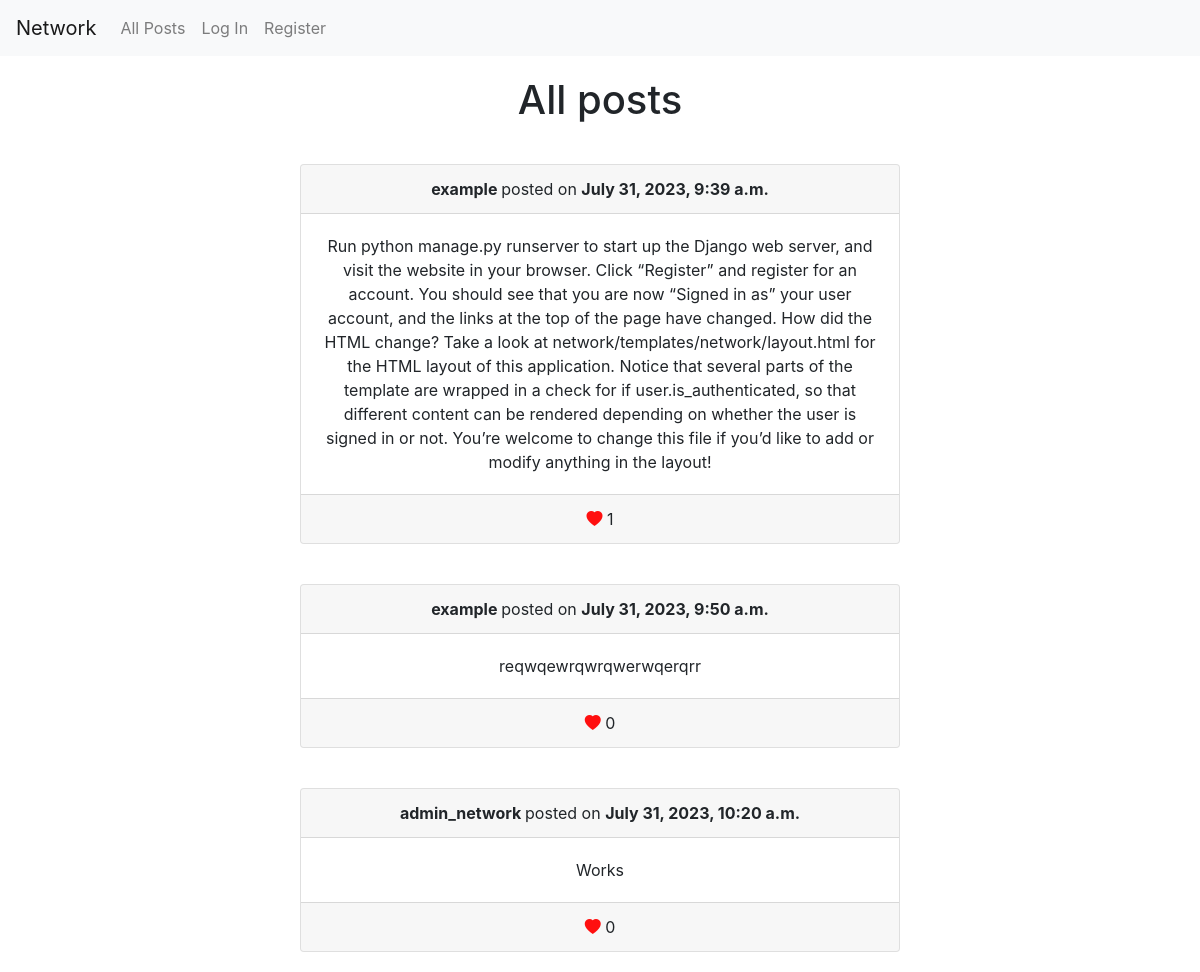
/, run on an earlier commit of the app's database.
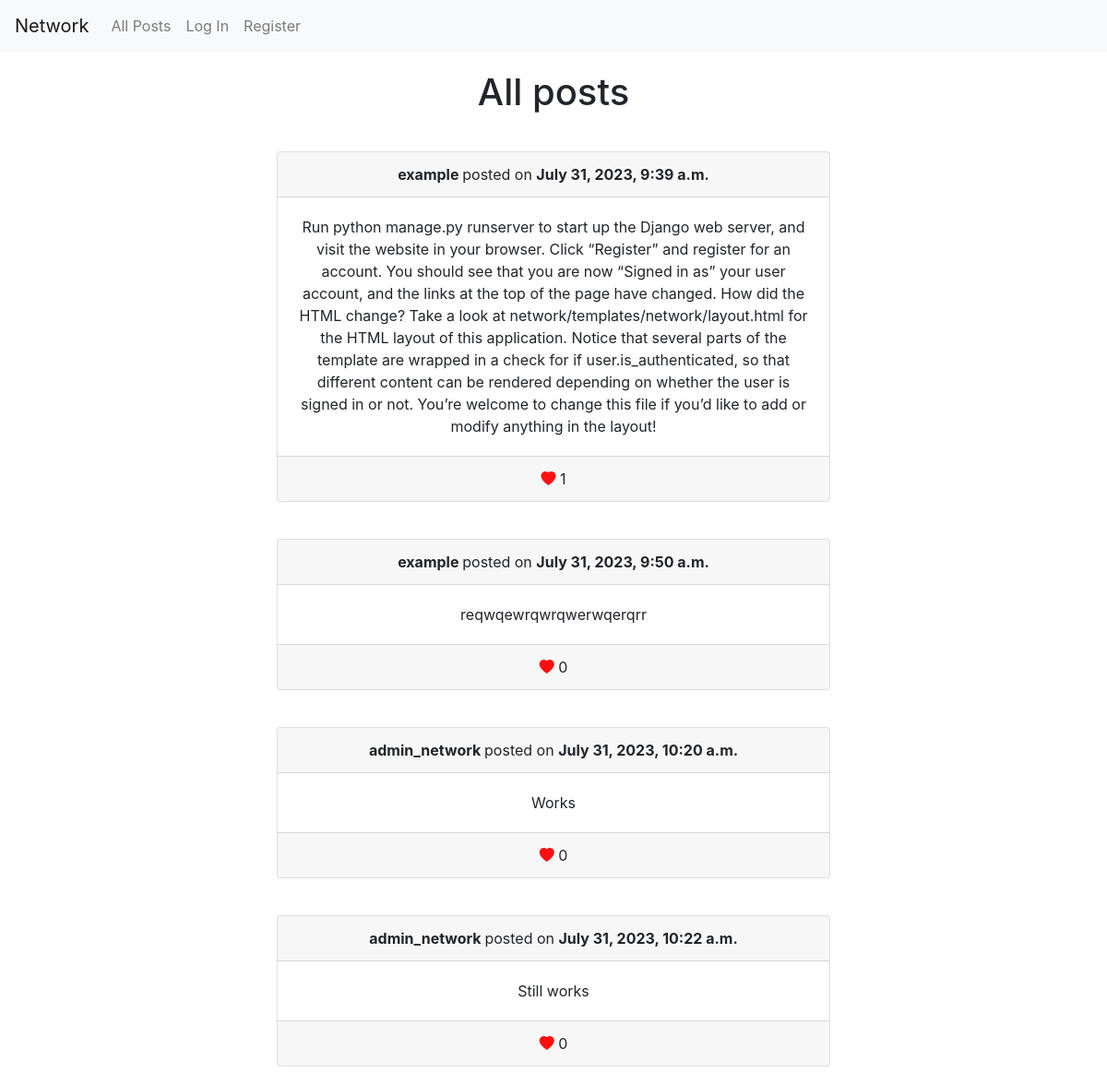
And on a later commit of the database.
### network/models.py (models this page shows, shortened)
class Post(models.Model):
    author = models.ForeignKey(User, on_delete=models.CASCADE, related_name='usersPosts')
    body = models.TextField()
    likes = models.ManyToManyField(User, related_name='posts_liked', null=True, blank=True)
    timestamp = models.DateTimeField(auto_now_add=True)
    def count_likes(self):
        return self.likes.count()

class User(AbstractUser):
    followers = models.ManyToManyField('self', symmetrical=False, related_name='following')

### network/views.py (the view)
# urls.py: path("", views.index, name="index"),
def index(request):
    return render(request, "network/index.html", {
        "posts": Post.objects.all()
    })

### network/templates/network/index.html (shortened to what this page needs)
{% extends "network/layout.html" %}
{% load static %}
{% block body %}
    <div id="posts" style="display: grid; place-items: center;">
        <h1 style="margin: 20px">All posts</h1>
        {% for post in posts %}
            <div class="card text-center" style="width:50%; margin: 20px;">
                <div class="card-header">
                    <strong>{{ post.author }} </strong> posted on <strong>{{ post.timestamp }}</strong>
                </div>
                <div class="card-body">
                   <div id = "post-text-{{ post.id }}" class="card-text"> {{ post.body }}</div>
                </div>
                <div class="card-footer text-body-secondary">
                    <i class="bi bi-heart-fill" style="color: rgb(255, 15, 15);"></i>
                     {{ post.count_likes }}
                </div>
            </div>
        {% empty %}
            <p>No posts</p>
        {%  endfor %}
    </div>
{% endblock %}

### network/templates/network/layout.html (shortened to what this page needs)
{% load static %}
<!DOCTYPE html>
<html lang="en">
    <head>
        <link rel="stylesheet" href="https://stackpath.bootstrapcdn.com/bootstrap/4.4.1/css/bootstrap.min.css">
        <link rel="stylesheet" href="https://cdn.jsdelivr.net/npm/bootstrap-icons@1.10.5/font/bootstrap-icons.css">
        <link href="{% static 'network/styles.css' %}" rel="stylesheet">
    </head>
    <body>
        <nav class="navbar navbar-expand-lg navbar-light bg-light">
            <a class="navbar-brand" href="#">Network</a>
            <div>
              <ul class="navbar-nav mr-auto">
                <li class="nav-item">
                  <a class="nav-link" href="{% url 'index' %}">All Posts</a>
                </li>
                {% if user.is_authenticated %}
                    <li class="nav-item">
                        <a class="nav-link" href="{% url 'following' %}">Following</a>
                    </li>
                    <li class="nav-item">
                        <a class="nav-link" href="{% url 'logout' %}">Log Out</a>
                    </li>
                {% else %}
                    <li class="nav-item">
                        <a class="nav-link" href="{% url 'login' %}">Log In</a>
                    </li>
                    <li class="nav-item">
                        <a class="nav-link" href="{% url 'register' %}">Register</a>
                    </li>
                {% endif %}
              </ul>
            </div>
          </nav>
        <div class="body">
            {% block body %}
            {% endblock %}
        </div>
    </body>
</html>

What changed in the data, as far as the page shows it:
added Post: author "admin_network", timestamp "July 31, 2023, 10:22 a.m.", body "Still works", count_likes "0"
